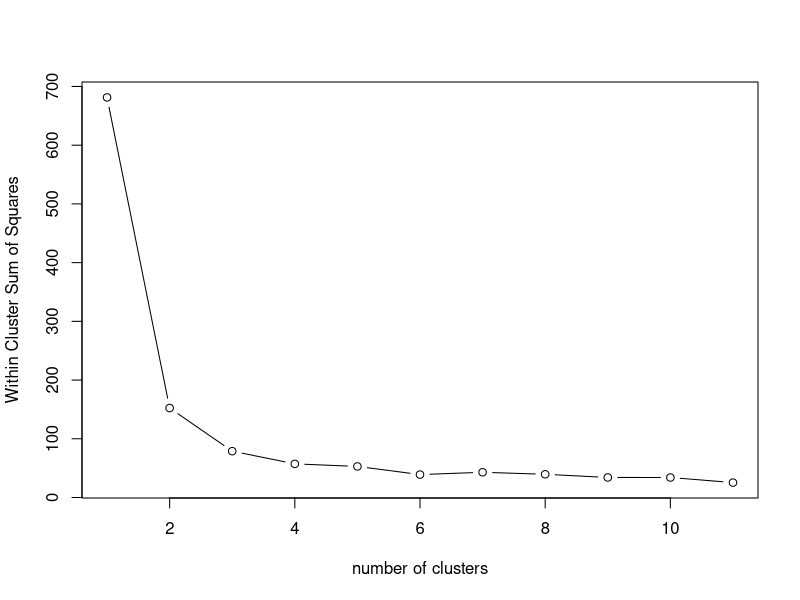
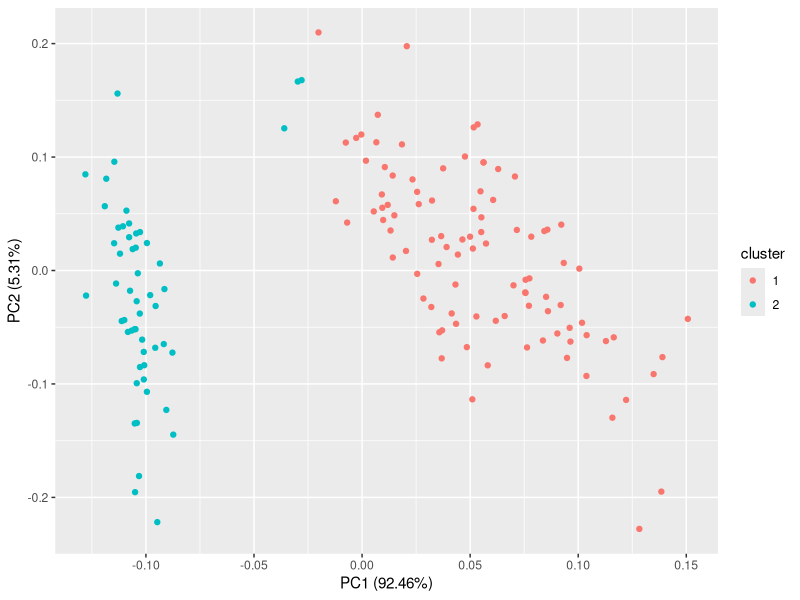

Write R code to recreate these figures, in order.
#kmeans
library(ggplot2)
library(ggfortify)
library(dplyr)

data<-iris
mydata<-select(data,c(1,2,3,4))
View(mydata)

set.seed(1234)

wss<-numeric()
for(i in 1:11){
  wss[i]<-sum(kmeans(mydata,i)$withinss)
}
plot(1:11,wss,type="b",
     xlab="number of clusters",
     ylab="Within Cluster Sum of Squares")
KM<-kmeans(mydata,2)
KM
KM$clusters
KM$centers
KM$withinss
KM$totss
KM$betweenss
autoplot(KM,data=mydata)
